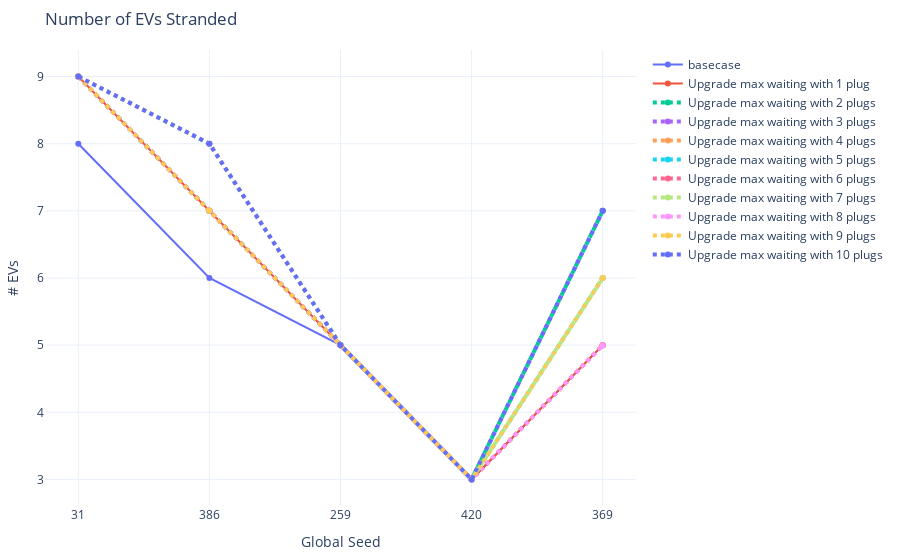

The cell this chart's notebook holds for it:
### Code cell
# EVs stranded
fig = go.Figure()
fig.add_trace(go.Scatter(x=seeds, y=count_stats[(671 <= count_stats['analysis_id']) & (count_stats['analysis_id']<= 675)].sort_values('analysis_id')['str_count'],
                    mode='lines+markers',
                    name='basecase'))
fig.add_trace(go.Scatter(x=seeds, y=count_stats[(676 <= count_stats['analysis_id']) & (count_stats['analysis_id']<= 680)].sort_values('analysis_id')['str_count'],
                    mode='lines+markers',
                    name='Upgrade max waiting with 1 plug'))
fig.add_trace(go.Scatter(x=seeds, y=count_stats[(681 <= count_stats['analysis_id']) & (count_stats['analysis_id']<= 685)].sort_values('analysis_id')['str_count'],
                    mode='lines+markers',
                    name='Upgrade max waiting with 2 plugs', line=dict(width=4, dash='dot')))
fig.add_trace(go.Scatter(x=seeds, y=count_stats[(686 <= count_stats['analysis_id']) & (count_stats['analysis_id']<= 690)].sort_values('analysis_id')['str_count'],
                    mode='lines+markers',
                    name='Upgrade max waiting with 3 plugs', line=dict(width=4, dash='dot')))
fig.add_trace(go.Scatter(x=seeds, y=count_stats[(691 <= count_stats['analysis_id']) & (count_stats['analysis_id']<= 695)].sort_values('analysis_id')['str_count'],
                    mode='lines+markers',
                    name='Upgrade max waiting with 4 plugs', line=dict(width=4, dash='dot')))
fig.add_trace(go.Scatter(x=seeds, y=count_stats[(696 <= count_stats['analysis_id']) & (count_stats['analysis_id']<= 700)].sort_values('analysis_id')['str_count'],
                    mode='lines+markers',
                    name='Upgrade max waiting with 5 plugs', line=dict(width=4, dash='dot')))
fig.add_trace(go.Scatter(x=seeds, y=count_stats[(701 <= count_stats['analysis_id']) & (count_stats['analysis_id']<= 705)].sort_values('analysis_id')['str_count'],
                    mode='lines+markers',
                    name='Upgrade max waiting with 6 plugs', line=dict(width=4, dash='dot')))
fig.add_trace(go.Scatter(x=seeds, y=count_stats[(706 <= count_stats['analysis_id']) & (count_stats['analysis_id']<= 710)].sort_values('analysis_id')['str_count'],
                    mode='lines+markers',
                    name='Upgrade max waiting with 7 plugs', line=dict(width=4, dash='dot')))
fig.add_trace(go.Scatter(x=seeds, y=count_stats[(711 <= count_stats['analysis_id']) & (count_stats['analysis_id']<= 715)].sort_values('analysis_id')['str_count'],
                    mode='lines+markers',
                    name='Upgrade max waiting with 8 plugs', line=dict(width=4, dash='dot')))
fig.add_trace(go.Scatter(x=seeds, y=count_stats[(716 <= count_stats['analysis_id']) & (count_stats['analysis_id']<= 720)].sort_values('analysis_id')['str_count'],
                    mode='lines+markers',
                    name='Upgrade max waiting with 9 plugs', line=dict(width=4, dash='dot')))
fig.add_trace(go.Scatter(x=seeds, y=count_stats[(721 <= count_stats['analysis_id']) & (count_stats['analysis_id']<= 725)].sort_values('analysis_id')['str_count'],
                    mode='lines+markers',
                    name='Upgrade max waiting with 10 plugs', line=dict(width=4, dash='dot')))
fig.update_xaxes(type='category')
fig.update_layout(margin=dict(l=20, r=20, t=50, b=20), uniformtext_minsize=8, uniformtext_mode='hide', template='plotly_white', title_text = 'Number of EVs Stranded',
        showlegend = True, yaxis_title="# EVs", 
                  xaxis_title="Global Seed", )
fig.show()

### Figure 1 — Plotly figure (JSON) as saved in the notebook; plotly's stock layout.template omitted (floating-point values rounded to 4 significant figures)
{"data": [{"mode": "lines+markers", "name": "basecase", "type": "scatter", "x": ["31", "386", "259", "420", "369"], "y": [8, 6, 5, 3, 5]}, {"mode": "lines+markers", "name": "Upgrade max waiting with 1 plug", "type": "scatter", "x": ["31", "386", "259", "420", "369"], "y": [9, 7, 5, 3, 5]}, {"line": {"dash": "dot", "width": 4}, "mode": "lines+markers", "name": "Upgrade max waiting with 2 plugs", "type": "scatter", "x": ["31", "386", "259", "420", "369"], "y": [9, 7, 5, 3, 7]}, {"line": {"dash": "dot", "width": 4}, "mode": "lines+markers", "name": "Upgrade max waiting with 3 plugs", "type": "scatter", "x": ["31", "386", "259", "420", "369"], "y": [9, 8, 5, 3, 7]}, {"line": {"dash": "dot", "width": 4}, "mode": "lines+markers", "name": "Upgrade max waiting with 4 plugs", "type": "scatter", "x": ["31", "386", "259", "420", "369"], "y": [9, 7, 5, 3, 5]}, {"line": {"dash": "dot", "width": 4}, "mode": "lines+markers", "name": "Upgrade max waiting with 5 plugs", "type": "scatter", "x": ["31", "386", "259", "420", "369"], "y": [9, 7, 5, 3, 6]}, {"line": {"dash": "dot", "width": 4}, "mode": "lines+markers", "name": "Upgrade max waiting with 6 plugs", "type": "scatter", "x": ["31", "386", "259", "420", "369"], "y": [9, 7, 5, 3, 5]}, {"line": {"dash": "dot", "width": 4}, "mode": "lines+markers", "name": "Upgrade max waiting with 7 plugs", "type": "scatter", "x": ["31", "386", "259", "420", "369"], "y": [9, 8, 5, 3, 6]}, {"line": {"dash": "dot", "width": 4}, "mode": "lines+markers", "name": "Upgrade max waiting with 8 plugs", "type": "scatter", "x": ["31", "386", "259", "420", "369"], "y": [9, 7, 5, 3, 5]}, {"line": {"dash": "dot", "width": 4}, "mode": "lines+markers", "name": "Upgrade max waiting with 9 plugs", "type": "scatter", "x": ["31", "386", "259", "420", "369"], "y": [9, 7, 5, 3, 6]}, {"line": {"dash": "dot", "width": 4}, "mode": "lines+markers", "name": "Upgrade max waiting with 10 plugs", "type": "scatter", "x": ["31", "386", "259", "420", "369"], "y": [9, 8, 5, 3, 7]}], "layout": {"autosize": true, "margin": {"b": 20, "l": 20, "r": 20, "t": 50}, "showlegend": true, "title": {"text": "Number of EVs Stranded"}, "uniformtext": {"minsize": 8, "mode": "hide"}, "xaxis": {"autorange": true, "range": [-0.2461, 4.246], "title": {"text": "Global Seed"}, "type": "category"}, "yaxis": {"autorange": true, "range": [2.584, 9.416], "title": {"text": "# EVs"}, "type": "linear"}}}
